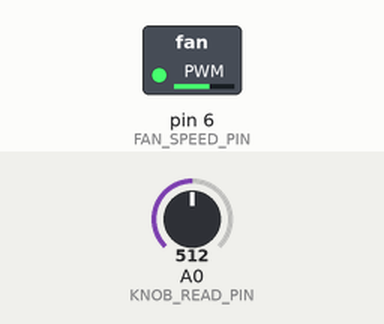
Simulated run of this sketch. Board: Arduino Uno, built with avr-gcc and run on an emulated ATmega328P. On the bench: switched loads named in the sketch (green lamp = pin HIGH). The test bench sets the inputs (shaded band); at power-on: A0 (KNOB_READ_PIN) = 512.

Above: at 1.2 s.
1.3 s: A0 (KNOB_READ_PIN) set to 716
At 2.7 s:
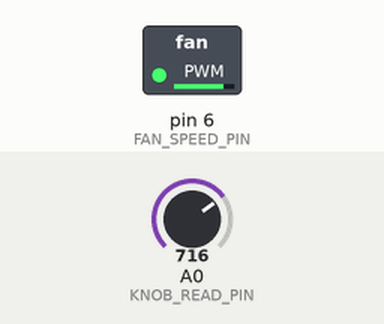
3.0 s: A0 (KNOB_READ_PIN) set to 900
At 4.1 s:
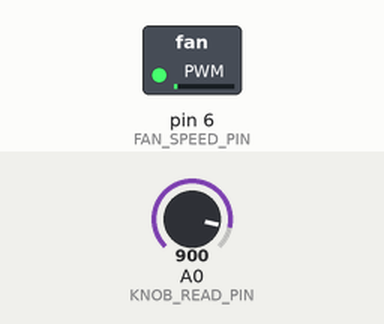
4.5 s: A0 (KNOB_READ_PIN) set to 306
At 5.3 s:
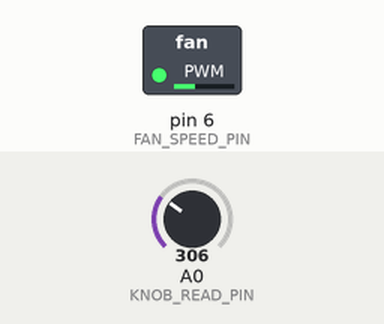
6.0 s: A0 (KNOB_READ_PIN) set to 0
At 6.5 s:
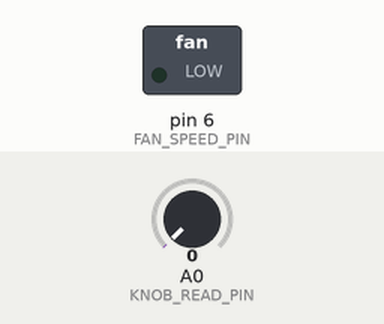
Timing chart, 0 to 8.5 s (numbered marks = the images above; inputs shaded):
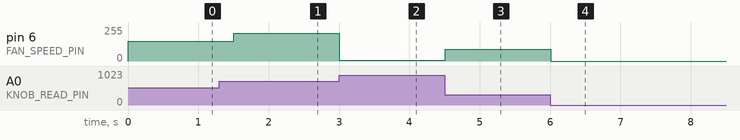

Measured:
- after the input at 1.3 s, pin 6 (FAN_SPEED_PIN): 150/255 → 209/255 after 0.20 s
- after the input at 3.0 s, pin 6 (FAN_SPEED_PIN): 209/255 → 7/255 at once
- after the input at 4.5 s, pin 6 (FAN_SPEED_PIN): 7/255 → 89/255 at once
- after the input at 6.0 s, pin 6 (FAN_SPEED_PIN): 89/255 → 0/255 at once

The sketch:

velleman_vma409.ino
```cpp
// trying to use the velleman vma409 motor driver to drive the dc brushless fan
// fan - DC 12V 1.5A, DFS923212MD0T

#define FULL_ANGLE 300 // full value of the rotary encoder is 300 degrees
#define ADC_REF 5 // reference voltage of ADC is 5v
#define GROVE_VCC 5 // VCC of the grove interface is normally 5v

#define KNOB_READ_PIN 14 // read the value from the knob
#define FAN_SPEED_PIN 6 // pwm output to the motor driver (ENA) speed input

void setup() {
  pinMode(KNOB_READ_PIN, INPUT);
  pinMode(FAN_SPEED_PIN, OUTPUT);
}

void loop() {
  int deg = getDegrees();
  Serial.println(deg);

  setFanSpeed(deg);
  delay(250);
}


void setFanSpeed(int speed) {
  analogWrite(FAN_SPEED_PIN, speed);
}

int getMappedDegrees() {
  return map(getDegrees(), 0, FULL_ANGLE, 0, 255);
}


/************************************************************************/
/* Function: Get the angle between the mark and the starting position   */
/* Parameter: void                                                      */
/* Return: int, the range of degrees is 0~300                           */
int getDegrees()
{
  int sensor_value = analogRead(KNOB_READ_PIN);
  float voltage = (float)sensor_value * ADC_REF / 1023;
  return (voltage * FULL_ANGLE) / GROVE_VCC;
}
```
